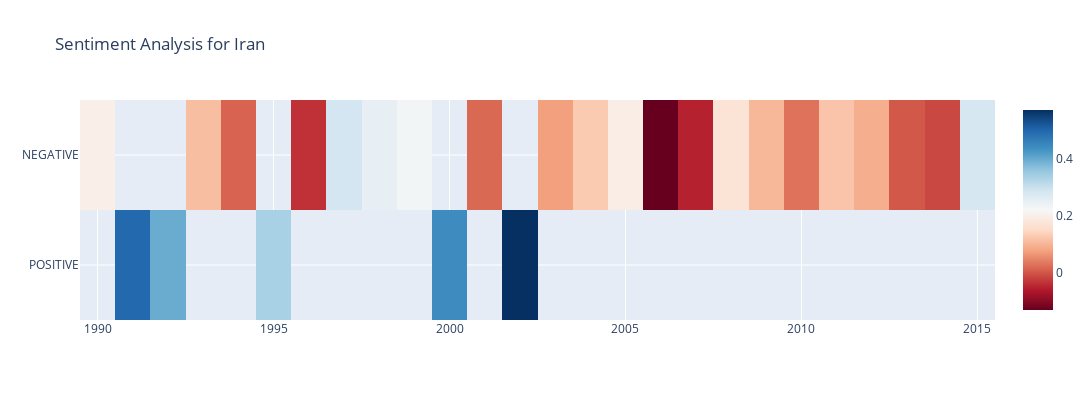

The cell this chart's notebook holds for it:
### Code cell
sentiment_graph(iran, 'Iran')

### Figure 1 — Plotly figure (JSON) as saved in the notebook; plotly's stock layout.template omitted (floating-point values rounded to 4 significant figures)
{"data": [{"colorscale": [[0, "rgb(103,0,31)"], [0.1, "rgb(178,24,43)"], [0.2, "rgb(214,96,77)"], [0.3, "rgb(244,165,130)"], [0.4, "rgb(253,219,199)"], [0.5, "rgb(247,247,247)"], [0.6, "rgb(209,229,240)"], [0.7, "rgb(146,197,222)"], [0.8, "rgb(67,147,195)"], [0.9, "rgb(33,102,172)"], [1, "rgb(5,48,97)"]], "type": "heatmap", "x": [1990, 1991, 1992, 1993, 1994, 1995, 1996, 1997, 1998, 1999, 2000, 2001, 2002, 2003, 2004, 2005, 2006, 2007, 2008, 2009, 2010, 2011, 2012, 2013, 2014, 2015], "y": ["NEGATIVE", "POSITIVE", "POSITIVE", "NEGATIVE", "NEGATIVE", "POSITIVE", "NEGATIVE", "NEGATIVE", "NEGATIVE", "NEGATIVE", "POSITIVE", "NEGATIVE", "POSITIVE", "NEGATIVE", "NEGATIVE", "NEGATIVE", "NEGATIVE", "NEGATIVE", "NEGATIVE", "NEGATIVE", "NEGATIVE", "NEGATIVE", "NEGATIVE", "NEGATIVE", "NEGATIVE", "NEGATIVE"], "z": [0.1989, 0.4988, 0.3973, 0.113, 0.01349, 0.3366, -0.03553, 0.2864, 0.2512, 0.2303, 0.4453, 0.01962, 0.5731, 0.07512, 0.1284, 0.1958, -0.1307, -0.05157, 0.1735, 0.1051, 0.02842, 0.1215, 0.09302, 0.002566, -0.01322, 0.2822]}], "layout": {"autosize": false, "height": 400, "title": {"text": "Sentiment Analysis for Iran"}, "width": 1150, "yaxis": {"autorange": "reversed"}}}
